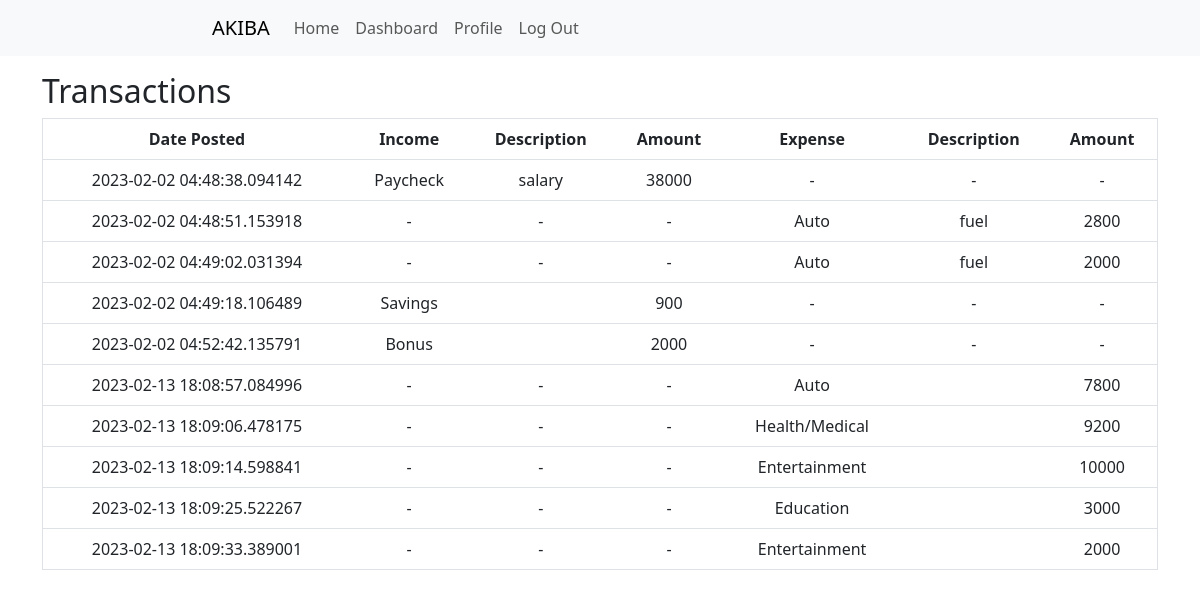
Page /transactions (signed in) on the committed database.
### budgeting_app/models.py (models this page shows, shortened)
class Budget(db.Model):
    id = db.Column(db.Integer, primary_key=True)
    date_posted = db.Column(db.DateTime, nullable=False, default=datetime.utcnow)
    deposit_category = db.Column(db.String(20))
    deposit_description = db.Column(db.String(20))
    deposit_amount = db.Column(db.Integer)
    withdraw_category = db.Column(db.String(20))
    withdraw_description = db.Column(db.String(20))
    withdraw_amount = db.Column(db.Integer)
    user_id = db.Column(db.Integer, db.ForeignKey("user.id"), nullable=False)

### budgeting_app/routes.py (the view)
@app.route("/transactions")
@login_required
def user_transactions():
    headings = (
        "Date Posted",
        "Income",
        "Description",
        "Amount",
        "Expense",
        "Description",
        "Amount",
    )
    result = Budget.query.filter_by(user_id=current_user.id).with_entities(
        Budget.date_posted,
        Budget.deposit_category,
        Budget.deposit_description,
        Budget.deposit_amount,
        Budget.withdraw_category,
        Budget.withdraw_description,
        Budget.withdraw_amount,
    )
    return render_template("public/transactions.html", result=result, headings=headings)

### budgeting_app/models.py (called while the page is built)
@login_manager.user_loader
def load_user(user_id):
    return User.query.get(int(user_id))

### budgeting_app/templates/public/transactions.html (shortened to what this page needs)
{% extends "public/templates/public_template.html" %}
{% block main %}
<div class="container">
    <h2>Transactions</h2>
    <table class="table">
        <tr class="table_header">
            {% for header in headings %}
            <th class="table_cell">{{ header }}</th>
            {% endfor %}
        </tr>
        {% for row in result %}
        <tr class="table_row">
            {% for cell in row %}
            <td class="table_cell">
                {% if cell == None %}
                {{ "-" }}
                {% elif cell == result.date_posted %}
                {{ result.date_posted.strftime('%Y-%b-%d %H:%M') }}
                {% else %}
                {{ cell }}
                {% endif %}
            </td>
            {% endfor %}
        </tr>
        {% endfor %}
    </table>
</div>
{% endblock %}

### budgeting_app/static/css/index.css (style rules this page uses)
* { box-sizing: border-box }
.container { padding: 16px; }
table { border: 1px solid #f1f1f1; border-spacing: 0; background-color: #f1f1f1 }
.table_row:nth-child(even) { background-color: #e5e5e5; }
.table_header { text-align: left; }
.table_cell { padding: 10px; text-align: center; }

### rows in the picture
Budget: row "2023-02-02 04:48:38.094142", deposit_category "Paycheck", deposit_description "salary", deposit_amount "38000", value "-" "-" "-"
Budget: row "2023-02-02 04:48:51.153918", value "-" "-" "-", withdraw_category "Auto", withdraw_description "fuel", withdraw_amount "2800"
Budget: row "2023-02-02 04:49:02.031394", value "-" "-" "-", withdraw_category "Auto", withdraw_description "fuel", withdraw_amount "2000"
Budget: row "2023-02-02 04:49:18.106489", deposit_category "Savings", deposit_amount "900", value "-" "-" "-"
Budget: row "2023-02-02 04:52:42.135791", deposit_category "Bonus", deposit_amount "2000", value "-" "-" "-"
Budget: row "2023-02-13 18:08:57.084996", value "-" "-" "-", withdraw_category "Auto", withdraw_amount "7800"
Budget: row "2023-02-13 18:09:06.478175", value "-" "-" "-", withdraw_category "Health/Medical", withdraw_amount "9200"
Budget: row "2023-02-13 18:09:14.598841", value "-" "-" "-", withdraw_category "Entertainment", withdraw_amount "10000"
Budget: row "2023-02-13 18:09:25.522267", value "-" "-" "-", withdraw_category "Education", withdraw_amount "3000"
Budget: row "2023-02-13 18:09:33.389001", value "-" "-" "-", withdraw_category "Entertainment", withdraw_amount "2000"

### other values in the picture
{{ header }} "Date Posted" "Income" "Description" "Amount" "Expense" "Description" "Amount"
